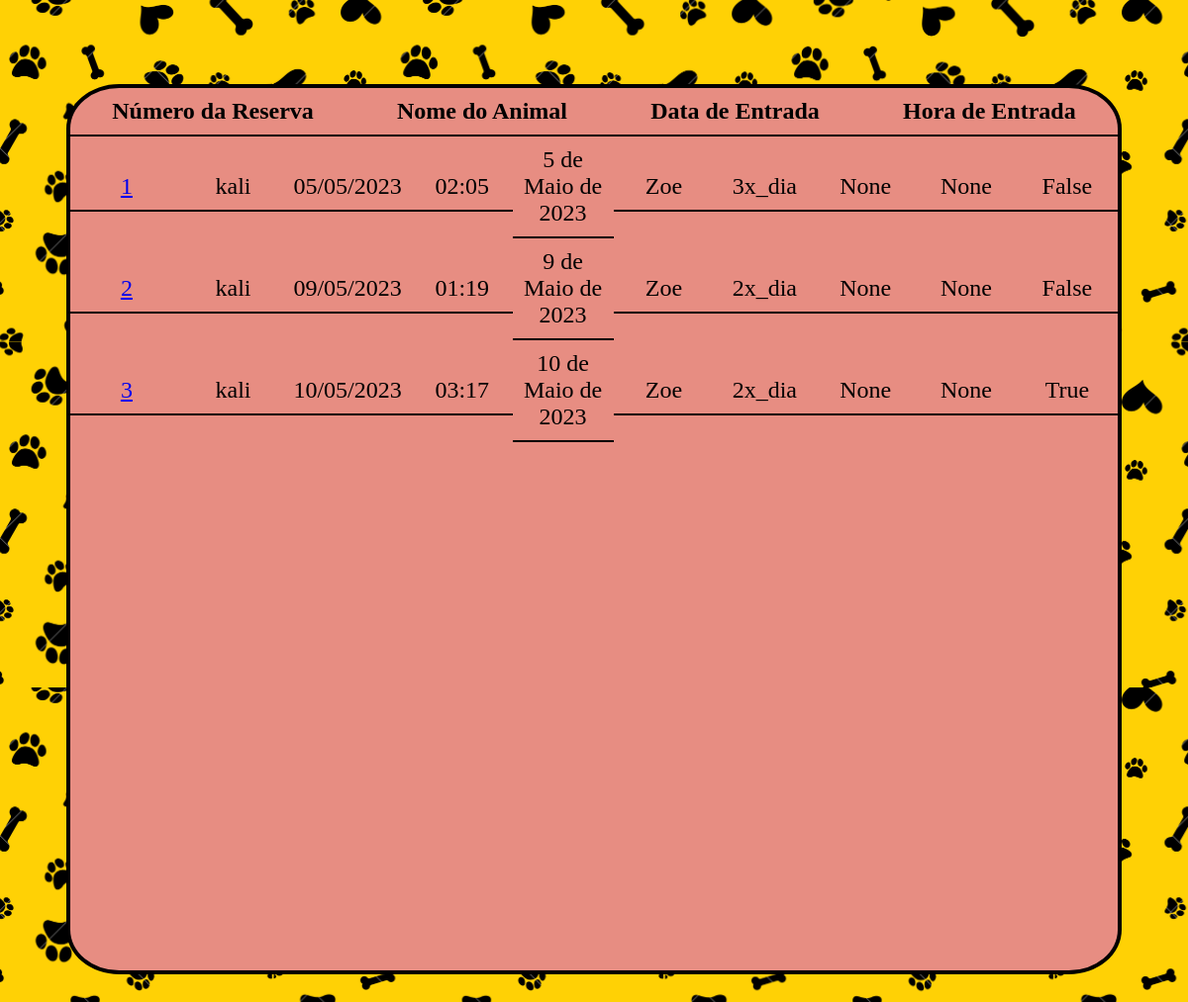
/procurar_reserva/ (signed in), run on the app's committed database.
### hotel/models.py (models this page shows, shortened)
class Reserva(models.Model):
    pet = models.ForeignKey(FichaDog, on_delete=models.CASCADE)
    num_reserva = models.IntegerField(primary_key=True, editable=False)
    data_entrada = models.DateField()
    data_saida = models.DateField()
    hora_entrada = models.TimeField()
    usuario  = models.ForeignKey(User, on_delete=models.CASCADE)
    HORARIO_CHOICES = (('2x_dia', 'Duas vezes por dia'),('3x_dia', 'Três vezes por dia'),('personalizado', 'Horário personalizado'),)
    horario_alimentacao = models.CharField(max_length=20, choices=HORARIO_CHOICES)
    horario_personalizado = models.CharField(max_length=20, blank=True, null=True)
    instrucoes_medicamentos = models.CharField(max_length=100, blank=True, null=True)
    ACEITAR_CHOICES = (('Sim', 'Duas vezes por dia'),('3x_dia', 'Três vezes por dia'),('personalizado', 'Horário personalizado'),)
    autorizacao_para_cuidados_medicos = models.BooleanField(default=False, choices=[(False, 'Não'), (True, 'Sim')])
    class Meta:
            db_table = 'Reserva_Hotel'

### ficha/models.py (models this page shows, shortened)
class FichaDog(models.Model):
    nome = models.CharField(max_length=100)
    raca = models.CharField(max_length=100)
    idade = models.PositiveIntegerField()
    sexo = models.CharField(max_length=1, choices=(('M', 'Macho'), ('F', 'Fêmea')))
    peso = models.DecimalField(max_digits=5, decimal_places=2)
    tipo_alimentacao = models.CharField(max_length=100)
    restricoes_alimentares = models.CharField(max_length=100, blank=True, null=True)
    nome_tutor = models.CharField(max_length=100,blank=True)
    contato_tutor = models.CharField(max_length=100)
    cpf_tutor = models.PositiveIntegerField()
    endereco = models.TextField(max_length=100)
    veterinario_cao = models.CharField(max_length=100,blank=True, null=True)
    observacoes = models.TextField(blank=True, null=True)
    data = models.DateTimeField(auto_now_add=True)
    class Meta:
            db_table = 'Ficha_Dog'

### hotel/views.py (the view)
# urls.py: path('procurar_reserva/', views.proc_reserva, name='proc_reserva'),
@login_required(login_url="/auth/login/")
def proc_reserva(request):
    hoje = date.today()  # obtém a data atual
    reservas = Reserva.objects.all()
    context = {
        'reservas': reservas
    }
    return render(request, 'procurar_reserva.html', context)

### hotel/templates/procurar_reserva.html (shortened to what this page needs)
<!DOCTYPE html>
<html>
  <head>
    {% load static %}
    <link rel="stylesheet" type="text/css" href="{% static 'css/style_lista_reserva.css' %}">
  </head>
  <body>
    <table class="form">
        <thead class="legenda">
          <tr class="tr">
            <th>Número da Reserva</th>
            <th>Nome do Animal</th>
            <th>Data de Entrada</th>
            <th>Hora de Entrada</th>
          </tr>
        </thead>
        <br>
        <tbody>
          {% for reserva in reservas %}
          <tr>
            <td class='num'><a href="{% url 'caixa:caixa' num_reserva=reserva.pk %}" class="btn btn-primary">{{ reserva.num_reserva }}</td>
            <td class='nome'>{{ reserva.pet.nome}}</td>
            <td class='data'>{{ reserva.data_entrada |date:"d/m/Y"}}</td>
            <td class='entrada'>{{ reserva.hora_entrada }}</td>
            <td class='entrada'>{{ reserva.data_saida }}</td>
            <td class='entrada'>{{ reserva.usuario }}</td>
            <td class='entrada'>{{ reserva.horario_alimentacao }}</td>
            <td class='entrada'>{{ reserva.horario_personalizado }}</td>
            <td class='entrada'>{{ reserva.instrucoes_medicamentos }}</td>
            <td class='entrada'>{{ reserva.autorizacao_para_cuidados_medicos }}</td>
          </tr>
          {% endfor %}
        </tbody>
    </table>
  </body>
</html>

### static/css/style_lista_reserva.css (style rules this page uses)
body { background-image: url('/static/img/fundo.png'); text-decoration: none; }
.form { height: 900px; border: 4px solid black; width: 90%; margin-left: 5%; margin-top: 5%; margin-bottom: 5%; background-color: rgb(231, 141, 130); border-radius: 5%; font-size: x-large; display: flex; flex-direction: column ; }
th, td { border-bottom: 2px solid black; padding: 10px; flex-grow: 1; }
th:first-child, td:first-child { width: 18 0px; }
th:not(:first-child), td:not(:first-child) { flex-grow: 1; }
tr { display: flex; flex-direction: row; align-items: center; justify-content: center; }
.nome { width: 205px; text-align: center; }
.num { width: 234px; text-align: center; }
.data { width: 205px; text-align: center; }
.entrada { width: 205px; text-align: center; }

### data on the page
Reserva: num_reserva "1", pet.nome "kali", data_entrada "05/05/2023", hora_entrada "02:05", data_saida "5 de Maio de 2023", usuario "Zoe", horario_alimentacao "3x_dia", horario_personalizado "None", instrucoes_medicamentos "None", autorizacao_para_cuidados_medicos "False"
Reserva: num_reserva "2", pet.nome "kali", data_entrada "09/05/2023", hora_entrada "01:19", data_saida "9 de Maio de 2023", usuario "Zoe", horario_alimentacao "2x_dia", horario_personalizado "None", instrucoes_medicamentos "None", autorizacao_para_cuidados_medicos "False"
Reserva: num_reserva "3", pet.nome "kali", data_entrada "10/05/2023", hora_entrada "03:17", data_saida "10 de Maio de 2023", usuario "Zoe", horario_alimentacao "2x_dia", horario_personalizado "None", instrucoes_medicamentos "None", autorizacao_para_cuidados_medicos "True"
